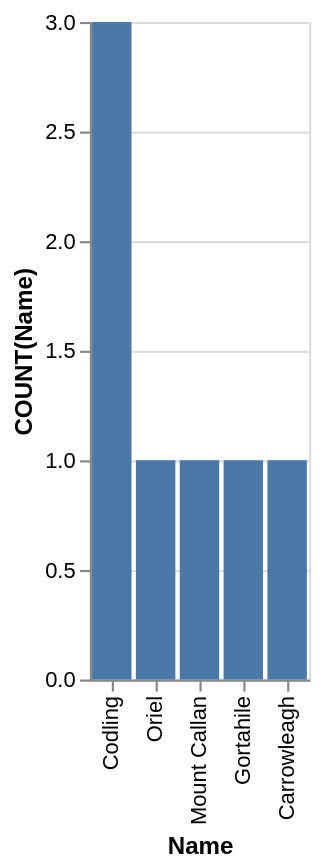

Vega-Lite specification stored for this chart:
### Vega-Lite specification from a JSON file in a GitHub repository (floating-point values rounded to 4 significant figures)
{"data": {"values": [{"x_data": "Codling", "y_data": 3}, {"x_data": "Oriel", "y_data": 1}, {"x_data": "Mount Callan", "y_data": 1}, {"x_data": "Gortahile", "y_data": 1}, {"x_data": "Carrowleagh", "y_data": 1}]}, "mark": "bar", "encoding": {"x": {"field": "x_data", "type": "nominal", "title": "Name", "sort": {"op": "sum", "field": "y_data", "order": "descending"}}, "y": {"field": "y_data", "type": "quantitative", "title": "COUNT(Name)"}}}
